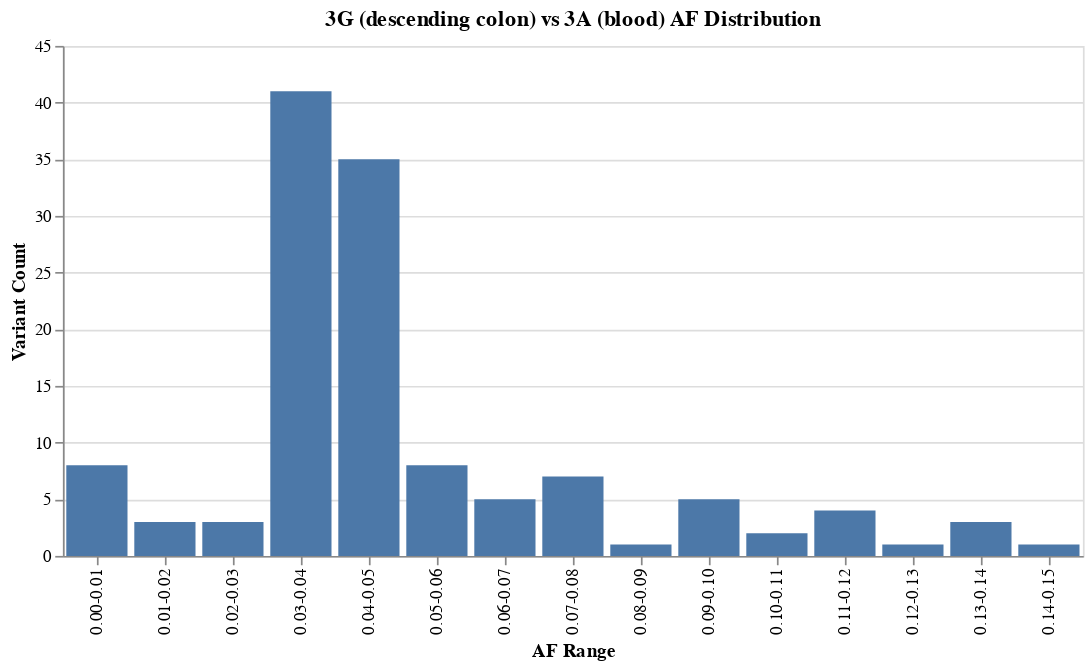

Notebook code for this chart:
### Code cell
import altair as alt
import pandas as pd

# NOTE: THIS IS OLD DATA FOR SMHT007 USING WRONG REFERENCE
data_3ak = {
    'AF_range': [
        '0.00-0.01', '0.01-0.02', '0.02-0.03', '0.03-0.04', '0.04-0.05',
        '0.05-0.06', '0.06-0.07', '0.07-0.08', '0.08-0.09', '0.09-0.10',
        '0.10-0.11', '0.11-0.12', '0.12-0.13', '0.13-0.14', '0.14-0.15'
    ],
    'Count': [3, 5, 6, 38, 20, 7, 5, 1, 4, 1, 2, 4, 0, 2, 1]
}

data_3am = {
        'AF_range': [
        '0.00-0.01', '0.01-0.02', '0.02-0.03', '0.03-0.04', '0.04-0.05',
        '0.05-0.06', '0.06-0.07', '0.07-0.08', '0.08-0.09', '0.09-0.10',
        '0.10-0.11', '0.11-0.12', '0.12-0.13', '0.13-0.14', '0.14-0.15'
    ],
    'Count': [3, 0, 15, 43, 22, 11, 7, 4, 3, 3, 2, 0, 2, 0, 0]
}

data_3e = {
    'AF_range': [
        '0.00-0.01', '0.01-0.02', '0.02-0.03', '0.03-0.04', '0.04-0.05',
        '0.05-0.06', '0.06-0.07', '0.07-0.08', '0.08-0.09', '0.09-0.10',
        '0.10-0.11', '0.11-0.12', '0.12-0.13', '0.13-0.14', '0.14-0.15'
    ],
    'Count': [22, 12, 158, 80, 36, 20, 20, 8, 10, 5, 2, 1, 0, 4, 1]
}

data_3g = {
    'AF_range': [
        '0.00-0.01', '0.01-0.02', '0.02-0.03', '0.03-0.04', '0.04-0.05',
        '0.05-0.06', '0.06-0.07', '0.07-0.08', '0.08-0.09', '0.09-0.10',
        '0.10-0.11', '0.11-0.12', '0.12-0.13', '0.13-0.14', '0.14-0.15'
    ],
    'Count': [8, 3, 3, 41, 35, 8, 5, 7, 1, 5, 2, 4, 1, 3, 1]
}

df = pd.DataFrame(data_3g)

chart = alt.Chart(df).mark_bar().encode(
    x=alt.X('AF_range', sort=df['AF_range'].tolist(), title='AF Range'),
    y=alt.Y('Count', title='Variant Count'),
    tooltip=['AF_range', 'Count']
).properties(
    width=600,
    height=300,
    title='3G (descending colon) vs 3A (blood) AF Distribution'
)

chart

### Figure 1 — Vega-Lite specification as saved in the notebook (floating-point values rounded to 4 significant figures)
{"config": {"view": {"continuousWidth": 300, "continuousHeight": 300}}, "data": {"name": "data-f84d4e4ddfa272a9ba80e72e22035536"}, "mark": {"type": "bar"}, "encoding": {"tooltip": [{"field": "AF_range", "type": "nominal"}, {"field": "Count", "type": "quantitative"}], "x": {"field": "AF_range", "sort": ["0.00-0.01", "0.01-0.02", "0.02-0.03", "0.03-0.04", "0.04-0.05", "0.05-0.06", "0.06-0.07", "0.07-0.08", "0.08-0.09", "0.09-0.10", "0.10-0.11", "0.11-0.12", "0.12-0.13", "0.13-0.14", "0.14-0.15"], "title": "AF Range", "type": "nominal"}, "y": {"field": "Count", "title": "Variant Count", "type": "quantitative"}}, "height": 300, "title": "3G (descending colon) vs 3A (blood) AF Distribution", "width": 600, "$schema": "https://vega.github.io/schema/vega-lite/v5.20.1.json", "datasets": {"data-f84d4e4ddfa272a9ba80e72e22035536": [{"AF_range": "0.00-0.01", "Count": 8}, {"AF_range": "0.01-0.02", "Count": 3}, {"AF_range": "0.02-0.03", "Count": 3}, {"AF_range": "0.03-0.04", "Count": 41}, {"AF_range": "0.04-0.05", "Count": 35}, {"AF_range": "0.05-0.06", "Count": 8}, {"AF_range": "0.06-0.07", "Count": 5}, {"AF_range": "0.07-0.08", "Count": 7}, {"AF_range": "0.08-0.09", "Count": 1}, {"AF_range": "0.09-0.10", "Count": 5}, {"AF_range": "0.10-0.11", "Count": 2}, {"AF_range": "0.11-0.12", "Count": 4}, {"AF_range": "0.12-0.13", "Count": 1}, {"AF_range": "0.13-0.14", "Count": 3}, {"AF_range": "0.14-0.15", "Count": 1}]}}
